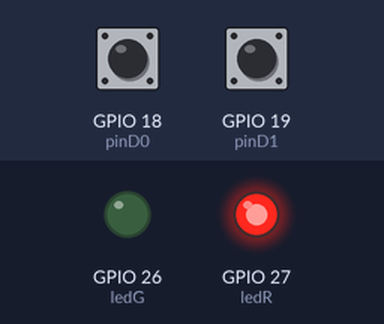
Bench run of a program on a simulated ESP32. Shown: output pins drawn as LEDs (lit = HIGH). The inputs (shaded band) are chosen by the test bench; at power-on: GPIO 18 (pinD0) HIGH, GPIO 19 (pinD1) HIGH.

Above: at 0.1 s.
Timing chart, 0 to 1.6 s (numbered marks = the images above):
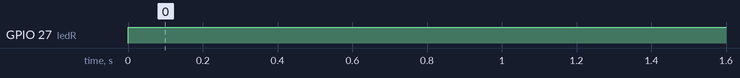

The program:

main.cpp
```cpp
// (licence header left out)
#include <Arduino.h>
#include "Wiegand.h"
#include "SimpleProtocol.h"

#define DEVICE_ID 0xC5

const int pinD0 = 18;
const int pinD1 = 19;
const int ledG = 26;
const int ledR = 27;

Wiegand wg;
SimpleProtocol sp;

uint16_t msgCount = 0;
unsigned char * buff;

void setup() {
  	// put your setup code here, to run once:
  	sp.begin(115200);
	wg.begin(pinD0, pinD1); // pinD0, pinD1
	pinMode(ledG, OUTPUT);
	pinMode(ledR, OUTPUT);
}

void loop() {
	// put your main code here, to run repeatedly:
	if(wg.available()) {
		msgCount++;
		buff = wg.getCodeInBuffer();
		sp.send(DEVICE_ID, ((msgCount >> 8) & 0xFF), (msgCount & 0xFF), buff);
		digitalWrite(ledR, LOW);
		digitalWrite(ledG, HIGH);
		delay(500);
	}
	else {
		digitalWrite(ledR, HIGH);
		digitalWrite(ledG, LOW);
	}

}
```

Measured:
- by itself, GPIO 27 (ledR): LOW → HIGH at 0.00 s
